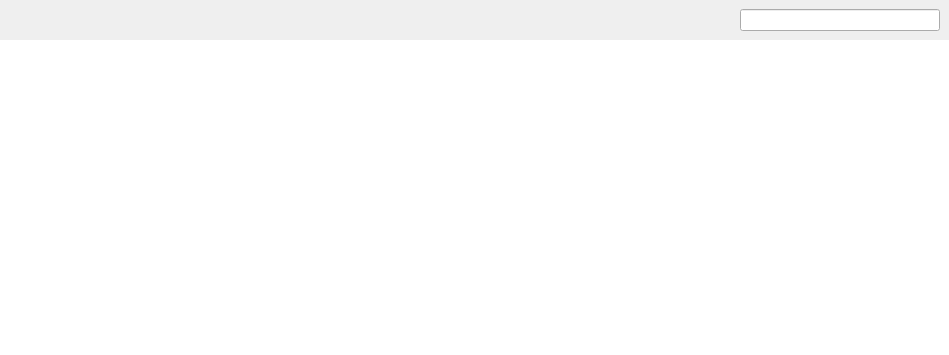
<?xml version="1.0" encoding="UTF-8"?>
<ui version="4.0">
 <class>FilesetListWidget</class>
 <widget class="QWidget" name="FilesetListWidget">
  <property name="geometry">
   <rect>
    <x>0</x>
    <y>0</y>
    <width>949</width>
    <height>355</height>
   </rect>
  </property>
  <property name="windowTitle">
   <string>Form</string>
  </property>
  <layout class="QVBoxLayout" name="verticalLayout">
   <property name="spacing">
    <number>0</number>
   </property>
   <property name="margin">
    <number>0</number>
   </property>
   <item>
    <widget class="ViewSearchHeader" name="widget" native="true">
     <layout class="QHBoxLayout" name="horizontalLayout">
      <item>
       <spacer name="searchSpacer_5">
        <property name="orientation">
         <enum>Qt::Horizontal</enum>
        </property>
        <property name="sizeType">
         <enum>QSizePolicy::Expanding</enum>
        </property>
        <property name="sizeHint" stdset="0">
         <size>
          <width>0</width>
          <height>13</height>
         </size>
        </property>
       </spacer>
      </item>
      <item>
       <widget class="QLabel" name="labelFilesetsNumber">
        <property name="font">
         <font>
          <weight>75</weight>
          <bold>true</bold>
         </font>
        </property>
        <property name="text">
         <string/>
        </property>
        <property name="alignment">
         <set>Qt::AlignCenter</set>
        </property>
       </widget>
      </item>
      <item>
       <widget class="SearchLineEdit" name="lineEditSearchFilesets">
        <property name="sizePolicy">
         <sizepolicy hsizetype="Fixed" vsizetype="Fixed">
          <horstretch>0</horstretch>
          <verstretch>0</verstretch>
         </sizepolicy>
        </property>
        <property name="minimumSize">
         <size>
          <width>200</width>
          <height>0</height>
         </size>
        </property>
       </widget>
      </item>
     </layout>
    </widget>
   </item>
   <item>
    <widget class="FilesetsGroupsView" name="filesetsGroupsView">
     <property name="frameShape">
      <enum>QFrame::NoFrame</enum>
     </property>
     <property name="editTriggers">
      <set>QAbstractItemView::EditKeyPressed|QAbstractItemView::SelectedClicked</set>
     </property>
     <property name="dragDropOverwriteMode">
      <bool>true</bool>
     </property>
     <property name="dragDropMode">
      <enum>QAbstractItemView::DragDrop</enum>
     </property>
     <property name="alternatingRowColors">
      <bool>true</bool>
     </property>
     <property name="selectionMode">
      <enum>QAbstractItemView::ExtendedSelection</enum>
     </property>
     <property name="autoExpandDelay">
      <number>500</number>
     </property>
     <property name="rootIsDecorated">
      <bool>true</bool>
     </property>
     <property name="sortingEnabled">
      <bool>true</bool>
     </property>
     <property name="animated">
      <bool>true</bool>
     </property>
    </widget>
   </item>
  </layout>
 </widget>
 <customwidgets>
  <customwidget>
   <class>SearchLineEdit</class>
   <extends>QLineEdit</extends>
   <header>FileWaveGuiLib/searchlineedit/searchlineedit.h</header>
  </customwidget>
  <customwidget>
   <class>ViewSearchHeader</class>
   <extends>QWidget</extends>
   <header>FileWaveGuiLib/searchheader/ViewSearchHeader.h</header>
   <container>1</container>
  </customwidget>
  <customwidget>
   <class>FilesetsGroupsView</class>
   <extends>QTreeView</extends>
   <header>views/filesetsgroupsview.h</header>
  </customwidget>
 </customwidgets>
 <resources/>
 <connections/>
</ui>
